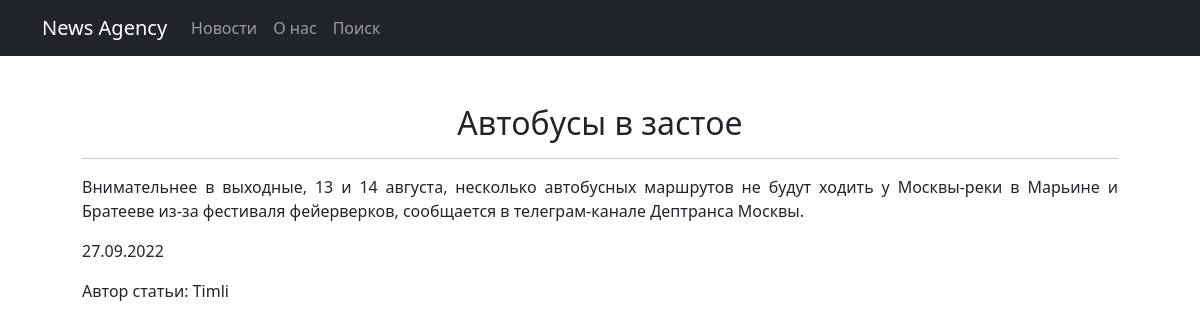
The page /posts/2 on the database its author committed.
### posts/models.py (models this page shows, shortened)
class Post(models.Model):
    ARTICLE = 'AR'
    NEWS = 'NW'
    CATEGORIES = [
        (ARTICLE, 'статья'),
        (NEWS, 'новость'),
    ]
    articleType = models.CharField(max_length=2, choices=CATEGORIES, default=NEWS, verbose_name='Тип публикации')
    dateAdd = models.DateTimeField(auto_now_add=True, verbose_name='Дата публикации')
    headline = models.CharField(max_length=128, verbose_name='Заголовок')
    text = models.TextField(null=False, verbose_name='Текст статьи')
    rate = models.SmallIntegerField(default=0, verbose_name='рейтинг')
    creator = models.ForeignKey(Author, on_delete=models.CASCADE, verbose_name='Автор')
    postCategory = models.ManyToManyField(Category, through='PostCategory')
    class Meta:
        verbose_name = 'статья'
        verbose_name_plural = 'статьи'

class Author(models.Model):
    authorRate = models.SmallIntegerField(default=0)
    authorUser = models.OneToOneField(User, on_delete=models.CASCADE)
    def __str__(self):
        return f'{self.authorUser}'

### posts/views.py (the view)
# urls.py: path('<int:pk>', PostsDetails.as_view(), name='post_detail'),
class PostsDetails(DetailView):
    model = Post
    ordering = 'dateAdd'
    template_name = 'post.html'
    context_object_name = 'post'

### posts/templatetags/custom_filters.py (called while the page is built)
@register.filter()
def censor(value):
    words = ['хрень', 'пиздец', 'пипец', 'редис']
    try:
        isinstance(value, str)
    except ValueError:
        return f'Некорректный ввод текста'
    for w in words:
        if w in value.lower():
            value = value.replace(w[1:len(w)], '****')
    return value

### templates/post.html (shortened to what this page needs)
{% extends 'newsagency/default.html'%}
{% load custom_filters %}
{% block content %}
    <div style="margin: 10px 40px;">
        <h2 style="text-align: center;">{{ post.headline|censor }}</h2>
        <hr>
        <p style="text-align: justify;">{{ post.text|censor }}</p>
        <p style="text-align: left">{{ post.dateAdd|date:'d.m.Y' }}</p>
        <p style="text-align: left">Автор статьи: {{ post.creator }}</p>
    </div>
{% endblock content %}

### rows shown on the page
Post: headline|censor "Автобусы в застое", text|censor "Внимательнее в выходные, 13 и 14 августа, несколько автобусных маршрутов не будут ходить у Москвы-реки в Марьине и Братееве из-за фестиваля фейерверков, сообщается в телеграм-канале Дептранса Москвы.", dateAdd "27.09.2022", creator "Timli"
